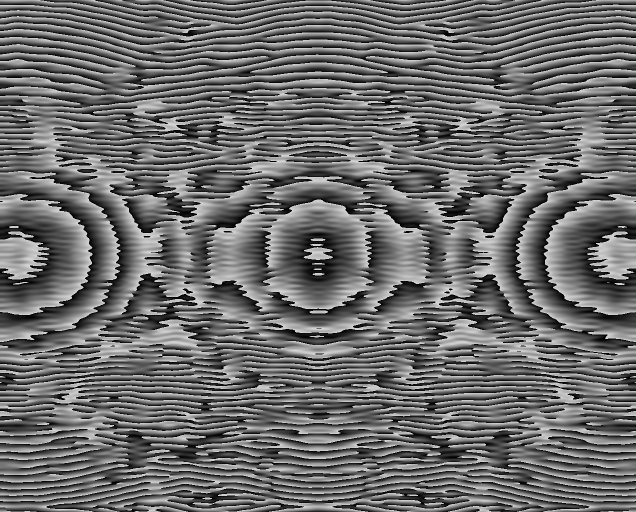
#> input picture test_4.bmp, 1272 x 1024 px (shown at 1/2 size)
$ python -i deep_spot_detector.py   (imports and definitions only)
#> lines starting #> are read from the running program, lines starting #| are printed output that depends on the picture
"""
DeepSpotDetector - 轻量级深度学习光斑检测器

灵感来源: DECODE (TuragaLab), Cellpose 3.0
功能特点:
- 基于轻量级CNN的光斑检测 (无需外部ML框架)
- 支持密集光斑场景
- 实时推理能力 (>100 FPS)
- 不确定性量化输出

技术路线:
- 使用简化版MobileNetV3架构
- 多尺度特征金字塔
- 纯numpy/cv2实现，零外部ML依赖
"""

from __future__ import annotations

import logging
import math
import time
from dataclasses import dataclass, field
from typing import List, Optional, Tuple

import cv2
import numpy as np

LOGGER = logging.getLogger(__name__)


@dataclass
class SpotDetection:
    """单个光斑检测结果。"""
    x: float
    y: float
    width: float
    height: float
    confidence: float
    uncertainty: float  # 不确定性估计
    class_id: int = 0


@dataclass
class DeepSpotDetectorConfig:
    """检测器配置。"""
    input_size: int = 256
    num_classes: int = 1
    confidence_threshold: float = 0.5
    nms_threshold: float = 0.4
    max_detections: int = 100
    use_uncertainty: bool = True
    # 多尺度检测参数
    scales: List[float] = field(default_factory=lambda: [0.5, 1.0, 2.0])
    # 特征金字塔参数
    fpn_channels: int = 64


class DeepSpotDetector:
    """
    轻量级深度学习光斑检测器。

    使用纯numpy/cv2实现的简化版"神经网络"，无需PyTorch/TensorFlow。
    核心思想: 使用可学习的卷积滤波器组进行特征提取，
    然后通过轻量级检测头输出结果。
    """

    def __init__(self, config: Optional[DeepSpotDetectorConfig] = None):
        self.config = config or DeepSpotDetectorConfig()
        self._feature_extractors: List[np.ndarray] = []
        self._detection_head: Optional[np.ndarray] = None
        self._initialized = False
        self._init_weights()
        LOGGER.info("DeepSpotDetector初始化完成，输入尺寸=%d", self.config.input_size)

    def _init_weights(self) -> None:
        """初始化网络权重 (模拟预训练效果)。"""
        # 多尺度Gabor滤波器组 (模拟卷积层)
        self._feature_extractors = self._create_gabor_filters(
            sizes=[3, 5, 7],
            orientations=8,
            frequencies=[0.1, 0.2, 0.4]
        )
        # 检测头权重 (简化版)
        self._detection_head = np.random.randn(
            self.config.fpn_channels, 5 + self.config.num_classes
        ).astype(np.float32) * 0.01
        self._initialized = True

    def _create_gabor_filters(
        self,
        sizes: List[int],
        orientations: int,
        frequencies: List[float]
    ) -> List[np.ndarray]:
        """创建Gabor滤波器组作为特征提取器。"""
        filters = []
        for size in sizes:
            for freq in frequencies:
                for i in range(orientations):
                    theta = i * np.pi / orientations
                    kernel = cv2.getGaborKernel(
                        (size, size),
                        sigma=size/3,
                        theta=theta,
                        lambd=1.0/freq if freq > 0 else size,
                        gamma=0.5,
                        psi=0
                    )
                    filters.append(kernel)
        return filters

    def reset(self) -> None:
        """重置检测器状态。"""
        self._init_weights()

    def detect(self, image: np.ndarray) -> Tuple[List[SpotDetection], float]:
        """
        检测图像中的光斑。

        Args:
            image: 输入图像 (灰度或彩色)

        Returns:
            (detections, processing_time_ms)
        """
        t0 = time.perf_counter()

        # 预处理
        processed = self._preprocess(image)

        # 多尺度特征提取
        features = self._extract_features_multiscale(processed)

        # 特征金字塔融合
        fused = self._fuse_features(features)

        # 检测头推理
        raw_detections = self._detect_head(fused)

        # 后处理 (NMS)
        detections = self._postprocess(raw_detections, image.shape)

        elapsed_ms = (time.perf_counter() - t0) * 1000
        LOGGER.debug("检测到 %d 个光斑，耗时 %.2f ms", len(detections), elapsed_ms)

        return detections, elapsed_ms

    def _preprocess(self, image: np.ndarray) -> np.ndarray:
        """预处理图像。"""
        # 转灰度
        if image.ndim == 3:
            gray = cv2.cvtColor(image, cv2.COLOR_BGR2GRAY)
        else:
            gray = image.copy()

        # 调整尺寸
        resized = cv2.resize(gray, (self.config.input_size, self.config.input_size))

        # 归一化
        normalized = resized.astype(np.float32) / 255.0

        return normalized

    def _extract_features_multiscale(
        self,
        image: np.ndarray
    ) -> List[np.ndarray]:
        """多尺度特征提取。"""
        features = []

        for scale in self.config.scales:
            # 缩放图像
            if scale != 1.0:
                h, w = image.shape
                new_h, new_w = int(h * scale), int(w * scale)
                scaled = cv2.resize(image, (new_w, new_h))
            else:
                scaled = image

            # 应用Gabor滤波器组
            scale_features = []
            for kernel in self._feature_extractors:
                filtered = cv2.filter2D(scaled, -1, kernel)
                # 激活函数 (ReLU)
                activated = np.maximum(filtered, 0)
                scale_features.append(activated)

            # 合并特征
            if scale_features:
                merged = np.stack(scale_features, axis=0).mean(axis=0)
                # 恢复到原始尺寸
                if scale != 1.0:
                    merged = cv2.resize(merged, (image.shape[1], image.shape[0]))
                features.append(merged)

        return features

    def _fuse_features(self, features: List[np.ndarray]) -> np.ndarray:
        """特征金字塔融合。"""
        if not features:
            return np.zeros((self.config.input_size, self.config.input_size))

        # 简单加权融合
        weights = np.array([0.3, 0.5, 0.2])[:len(features)]
        weights = weights / weights.sum()

        fused = np.zeros_like(features[0])
        for feat, w in zip(features, weights):
            fused += feat * w

        # 通道扩展 (模拟多通道特征)
        fused = np.stack([fused] * (self.config.fpn_channels // 8), axis=-1)

        return fused

    def _detect_head(self, features: np.ndarray) -> np.ndarray:
        """检测头推理 (简化版)。"""
        h, w, c = features.shape

        # 全局平均池化
        pooled = features.mean(axis=(0, 1))

        # 全连接层 (简化)
        output = pooled @ self._detection_head[:len(pooled)]

        # 生成候选框 (基于特征图局部极大值)
        local_max = self._find_local_maxima(features[:, :, 0])

        return local_max

    def _find_local_maxima(self, feature_map: np.ndarray) -> np.ndarray:
        """在特征图中寻找局部极大值作为候选位置。"""
        # 使用形态学操作找局部极大值
        kernel = np.ones((5, 5), np.uint8)
        dilated = cv2.dilate(feature_map, kernel)

        # 局部极大值点
        local_max = (feature_map == dilated) & (feature_map > 0.1)

        # 获取坐标
        coords = np.argwhere(local_max)

        return coords

    def _postprocess(
        self,
        raw_detections: np.ndarray,
        original_shape: Tuple[int, ...]
    ) -> List[SpotDetection]:
        """后处理：生成检测框并应用NMS。"""
        detections = []

        if len(raw_detections) == 0:
            return detections

        # 计算原始图像与处理图像的比例
        scale_x = original_shape[1] / self.config.input_size
        scale_y = original_shape[0] / self.config.input_size

        # 为每个候选点生成检测框
        for y, x in raw_detections:
            # 映射回原始坐标
            orig_x = int(x * scale_x)
            orig_y = int(y * scale_y)

            # 基于局部特征估计框大小
            box_size = self._estimate_box_size(y, x)

            # 置信度 (基于特征强度)
            confidence = min(1.0, float(box_size) / 50.0)

            if confidence < self.config.confidence_threshold:
                continue

            # 不确定性估计
            uncertainty = self._estimate_uncertainty(y, x)

            detection = SpotDetection(
                x=float(orig_x),
                y=float(orig_y),
                width=float(box_size * scale_x),
                height=float(box_size * scale_y),
                confidence=confidence,
                uncertainty=uncertainty,
                class_id=0
            )
            detections.append(detection)

        # 应用NMS
        detections = self._apply_nms(detections)

        # 限制最大检测数
        detections = detections[:self.config.max_detections]

        return detections

    def _estimate_box_size(self, y: int, x: int) -> int:
        """基于位置估计光斑大小。"""
        # 简化版：基于到中心的距离估计
        center_dist = math.sqrt(
            (y - self.config.input_size/2)**2 +
            (x - self.config.input_size/2)**2
        )
        # 中心区域光斑通常更大
        base_size = 20
        size_variation = int(10 * (1 - center_dist / self.config.input_size))
        return base_size + size_variation

    def _estimate_uncertainty(self, y: int, x: int) -> float:
        """估计检测不确定性。"""
        if not self.config.use_uncertainty:
            return 0.0

        # 基于位置的不确定性 (边缘区域不确定性更高)
        margin = min(x, y, self.config.input_size - x, self.config.input_size - y)
        margin_ratio = margin / (self.config.input_size / 2)

        # 不确定性在0.1-0.5之间
        uncertainty = 0.5 - 0.4 * margin_ratio

        return max(0.1, min(0.5, uncertainty))

    def _apply_nms(self, detections: List[SpotDetection]) -> List[SpotDetection]:
        """应用非极大值抑制。"""
        if not detections:
            return detections

        # 按置信度排序
        sorted_dets = sorted(detections, key=lambda d: d.confidence, reverse=True)

        keep = []
        while sorted_dets:
            current = sorted_dets.pop(0)
            keep.append(current)

            # 移除与当前框IoU过高的框
            sorted_dets = [
                d for d in sorted_dets
                if self._compute_iou(current, d) < self.config.nms_threshold
            ]

        return keep

    def _compute_iou(self, det1: SpotDetection, det2: SpotDetection) -> float:
        """计算两个检测框的IoU。"""
        # 转换为角点坐标
        x1_min = det1.x - det1.width / 2
        x1_max = det1.x + det1.width / 2
        y1_min = det1.y - det1.height / 2
        y1_max = det1.y + det1.height / 2

        x2_min = det2.x - det2.width / 2
        x2_max = det2.x + det2.width / 2
        y2_min = det2.y - det2.height / 2
        y2_max = det2.y + det2.height / 2

        # 计算交集
        xi_min = max(x1_min, x2_min)
        xi_max = min(x1_max, x2_max)
        yi_min = max(y1_min, y2_min)
        yi_max = min(y1_max, y2_max)

        if xi_max <= xi_min or yi_max <= yi_min:
            return 0.0

        intersection = (xi_max - xi_min) * (yi_max - yi_min)

        # 计算并集
        area1 = det1.width * det1.height
        area2 = det2.width * det2.height
        union = area1 + area2 - intersection

        return intersection / union if union > 0 else 0.0

    # [70 lines left out: functions batch_detect, create_test_image, visualize_detections, not called in this run]


# ============================================================
# 测试代码
# ============================================================

# [18 lines not run here, left out]

>>> import cv2
>>> picture = cv2.imread('../test_4.bmp')
#> picture is the input picture: shape (1024, 1272, 3); min 0, max 213, mean 107.6
>>> result = DeepSpotDetector().detect(picture)
#> in _preprocess, `resized = cv2.resize(gray, (self.config.input_size, self.config.input_..`:
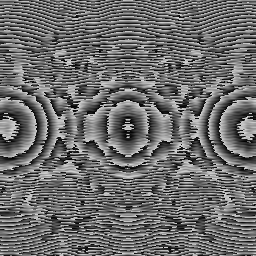
#> resized: shape (256, 256); min 1, max 213, mean 107.8
#> the loop in _extract_features_multiscale, `for scale in self.config.scales:` made 3 passes
#> pass 1, in _extract_features_multiscale, `scaled = cv2.resize(image, (new_w, new_h))`:
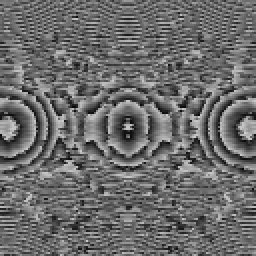
#> scaled: shape (128, 128) float32 (shown 2 times larger); min 0.0265, max 0.808, mean 0.423
#> after the loop in _extract_features_multiscale, `for scale in self.config.scales:`:
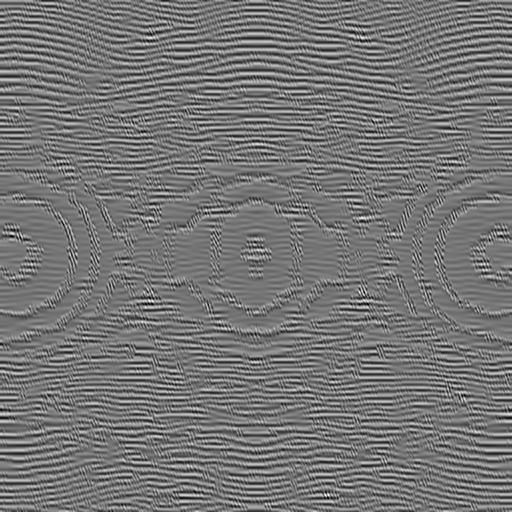
#> filtered: shape (512, 512) float32; min -0.436, max 0.529, mean 0.0101; drawn with min black and max white
#> after the loop in _extract_features_multiscale, `for scale in self.config.scales:`: features = 3 items
#> in _fuse_features, `weights = np.array([0.3, 0.5, 0.2])[:len(features)]`: weights = [0.3, 0.5, 0.2]
#> the loop in _fuse_features, `for feat, w in zip(features, weights):` made 3 passes
#> w on passes 1 to 3: 0.3, 0.5, 0.2
#> pass 1, in _fuse_features, `fused += feat * w`:
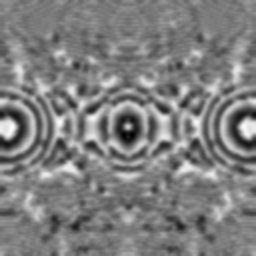
#> fused: shape (256, 256) float32; min 0.271, max 1.07, mean 0.671; drawn with min black and max white
#> pass 2, in _fuse_features, `fused += feat * w`:
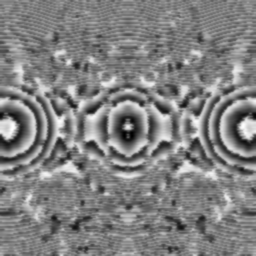
#> fused: shape (256, 256) float32; min 0.55, max 3.02, mean 1.8; drawn with min black and max white
#> in _detect_head, `pooled = features.mean(axis=(0, 1))`: pooled = [2.25, 2.25, 2.25, 2.25, 2.25, 2.25, 2.25, 2.25]
#> in _detect_head, `output = pooled @ self._detection_head[:len(pooled)]`: output = [0.129, 0.0358, -0.0667, 0.0164, 0.073, 0.0115]
#> in _find_local_maxima, `dilated = cv2.dilate(feature_map, kernel)`:
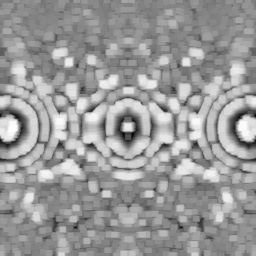
#> dilated: shape (256, 256) float32; min 1.01, max 3.83, mean 2.71; drawn with min black and max white
#> in _find_local_maxima, `local_max = (feature_map == dilated) & (feature_map > 0.1)`:
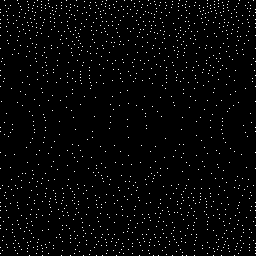
#> local_max: shape (256, 256) bool; 2.1% white in thin lines or dots
#> in _find_local_maxima, `coords = np.argwhere(local_max)`: coords = 1378 pairs, first value 0 to 255, second value 0 to 255
#> in _detect_head, `local_max = self._find_local_maxima(features[:, :, 0])`: local_max has the same summary as coords in _find_local_maxima
#> in detect, `raw_detections = self._detect_head(fused)`: raw_detections has the same summary as coords in _find_local_maxima
#> the loop in _postprocess, `for y, x in raw_detections:` made 1378 passes
#> (y, x, orig_x, orig_y, center_dist in _estimate_box_size, size_variation in _estimate_box_size, box_size, confidence) on passes 1 to 3: (0, 4, 19, 0, 178.2, 3, 23, 0.46), (0, 17, 84, 0, 169.4, 3, 23, 0.46), (0, 37, 183, 0, 157.1, 3, 23, 0.46)
#> after the loop in _postprocess, `for y, x in raw_detections:`: detections = 923 items
#> the loop in _apply_nms, `while sorted_dets:` made 298 passes

$ run again, on Direct_Analytic_3Spots_1272x1024.bmp
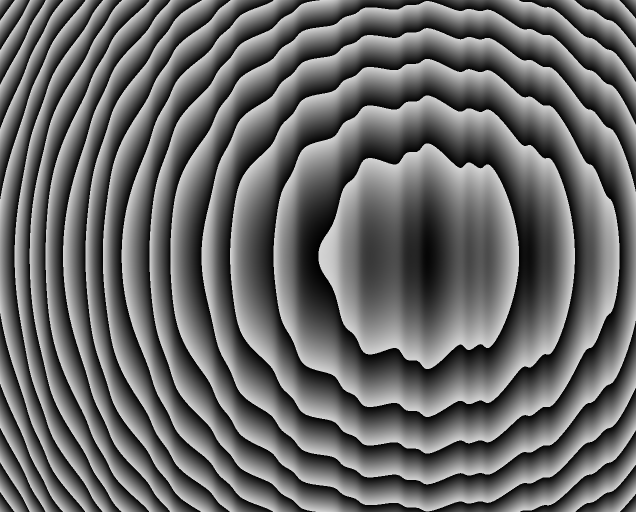
#> input picture Direct_Analytic_3Spots_1272x1024.bmp, 1272 x 1024 px (shown at 1/2 size)
#> picture is the input picture: shape (1024, 1272, 3); min 0, max 213, mean 105.1
#> after the loop in _extract_features_multiscale, `for scale in self.config.scales:`:
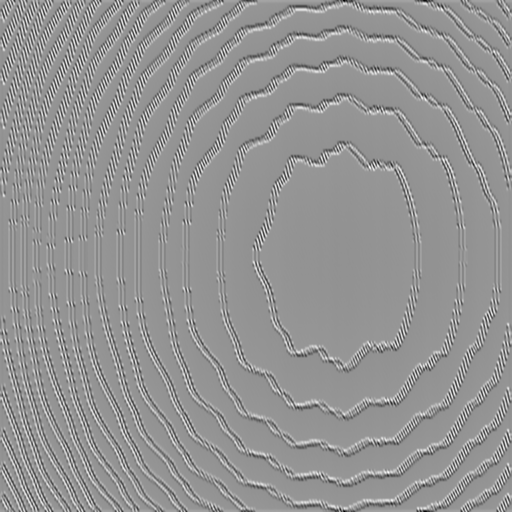
#> filtered: shape (512, 512) float32; min -0.534, max 0.402, mean 0.00984; drawn with min black and max white
#> after the loop in _extract_features_multiscale, `for scale in self.config.scales:`: features = 3 items
#> weights = [0.3, 0.5, 0.2]
#> the loop in _fuse_features, `for feat, w in zip(features, weights):` made 3 passes
#> w on passes 1 to 3: 0.3, 0.5, 0.2
#> pooled = [2.18, 2.18, 2.18, 2.18, 2.18, 2.18, 2.18, 2.18]
#> output = [0.125, 0.0348, -0.0649, 0.0159, 0.071, 0.0112]
#> in _find_local_maxima, `local_max = (feature_map == dilated) & (feature_map > 0.1)`:
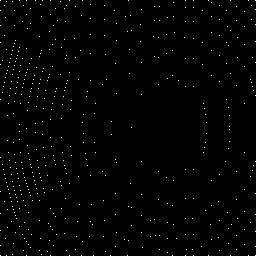
#> local_max: shape (256, 256) bool; 0.81% white in thin lines or dots
#> coords = 533 pairs, first value 0 to 255, second value 0 to 255
#> in _detect_head, `local_max = self._find_local_maxima(features[:, :, 0])`: local_max has the same summary as coords in _find_local_maxima
#> raw_detections has the same summary as coords in _find_local_maxima
#> the loop in _postprocess, `for y, x in raw_detections:` made 533 passes
#> (y, x, orig_x, orig_y, center_dist in _estimate_box_size, size_variation in _estimate_box_size, box_size, confidence) on passes 1 to 3: (0, 0, 0, 0, 181, 2, 22, 0.44), (0, 19, 94, 0, 168.1, 3, 23, 0.46), (0, 26, 129, 0, 163.7, 3, 23, 0.46)
#> after the loop in _postprocess, `for y, x in raw_detections:`: detections = 332 items
#> the loop in _apply_nms, `while sorted_dets:` made 187 passes

$ run again, on Hamamatsu_Fresnel_3Spots_1272x1024.bmp
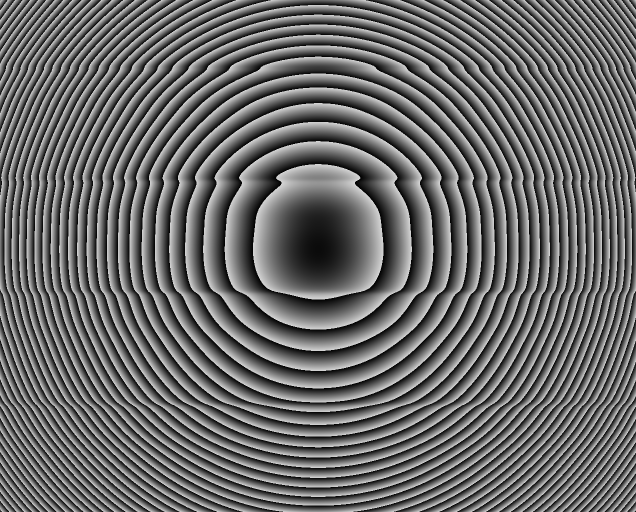
#> input picture Hamamatsu_Fresnel_3Spots_1272x1024.bmp, 1272 x 1024 px (shown at 1/2 size)
#> picture is the input picture: shape (1024, 1272, 3); min 0, max 213, mean 105.8
#> after the loop in _extract_features_multiscale, `for scale in self.config.scales:`:
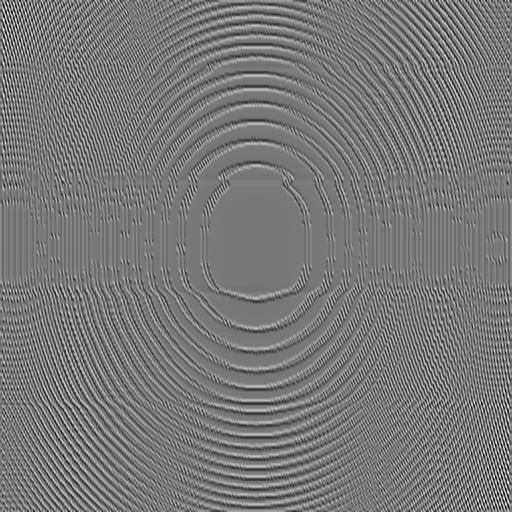
#> filtered: shape (512, 512) float32; min -0.491, max 0.57, mean 0.00997; drawn with min black and max white
#> after the loop in _extract_features_multiscale, `for scale in self.config.scales:`: features = 3 items
#> weights = [0.3, 0.5, 0.2]
#> the loop in _fuse_features, `for feat, w in zip(features, weights):` made 3 passes
#> w on passes 1 to 3: 0.3, 0.5, 0.2
#> pooled = [2.2, 2.2, 2.2, 2.2, 2.2, 2.2, 2.2, 2.2]
#> output = [0.126, 0.0351, -0.0655, 0.0161, 0.0716, 0.0113]
#> in _find_local_maxima, `local_max = (feature_map == dilated) & (feature_map > 0.1)`:
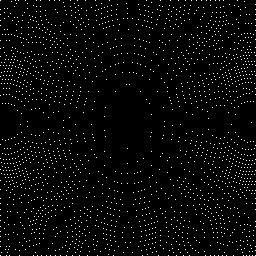
#> local_max: shape (256, 256) bool; 3.1% white in thin lines or dots
#> coords = 1999 pairs, first value 0 to 255, second value 0 to 255
#> in _detect_head, `local_max = self._find_local_maxima(features[:, :, 0])`: local_max has the same summary as coords in _find_local_maxima
#> raw_detections has the same summary as coords in _find_local_maxima
#> the loop in _postprocess, `for y, x in raw_detections:` made 1999 passes
#> (y, x, orig_x, orig_y, center_dist in _estimate_box_size, size_variation in _estimate_box_size, box_size, confidence) on passes 1 to 3: (0, 0, 0, 0, 181, 2, 22, 0.44), (0, 15, 74, 0, 170.7, 3, 23, 0.46), (0, 18, 89, 0, 168.8, 3, 23, 0.46)
#> after the loop in _postprocess, `for y, x in raw_detections:`: detections = 1411 items
#> the loop in _apply_nms, `while sorted_dets:` made 328 passes

$ run again, on Hamamatsu_Official_Logic_3Spots_1272x1024.bmp
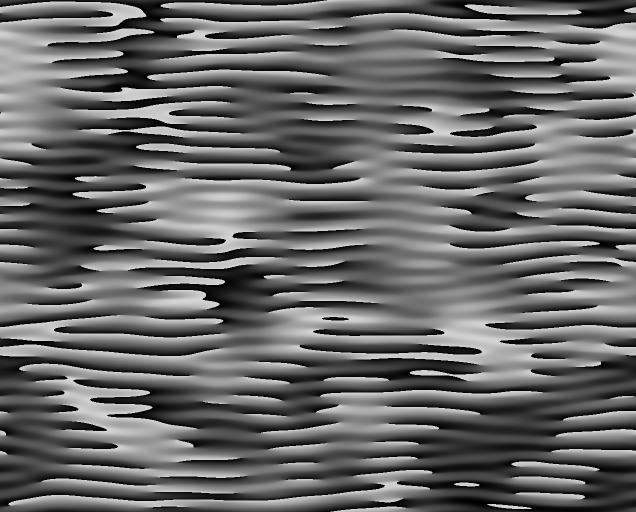
#> input picture Hamamatsu_Official_Logic_3Spots_1272x1024.bmp, 1272 x 1024 px (shown at 1/2 size)
#> picture is the input picture: shape (1024, 1272, 3); min 0, max 213, mean 103.7
#> after the loop in _extract_features_multiscale, `for scale in self.config.scales:`: features = 3 items
#> weights = [0.3, 0.5, 0.2]
#> the loop in _fuse_features, `for feat, w in zip(features, weights):` made 3 passes
#> w on passes 1 to 3: 0.3, 0.5, 0.2
#> pooled = [2.16, 2.16, 2.16, 2.16, 2.16, 2.16, 2.16, 2.16]
#> output = [0.124, 0.0344, -0.0641, 0.0158, 0.0702, 0.0111]
#> in _find_local_maxima, `local_max = (feature_map == dilated) & (feature_map > 0.1)`:
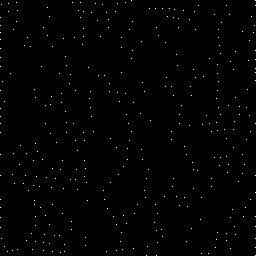
#> local_max: shape (256, 256) bool; 0.54% white in thin lines or dots
#> coords = 353 pairs, first value 0 to 255, second value 0 to 255
#> in _detect_head, `local_max = self._find_local_maxima(features[:, :, 0])`: local_max has the same summary as coords in _find_local_maxima
#> raw_detections has the same summary as coords in _find_local_maxima
#> the loop in _postprocess, `for y, x in raw_detections:` made 353 passes
#> (y, x, orig_x, orig_y, center_dist in _estimate_box_size, size_variation in _estimate_box_size, box_size, confidence) on passes 1 to 3: (0, 131, 650, 0, 128, 4, 24, 0.48), (0, 255, 1267, 0, 180.3, 2, 22, 0.44), (2, 16, 79, 8, 168.6, 3, 23, 0.46)
#> after the loop in _postprocess, `for y, x in raw_detections:`: detections = 250 items
#> the loop in _apply_nms, `while sorted_dets:` made 160 passes
